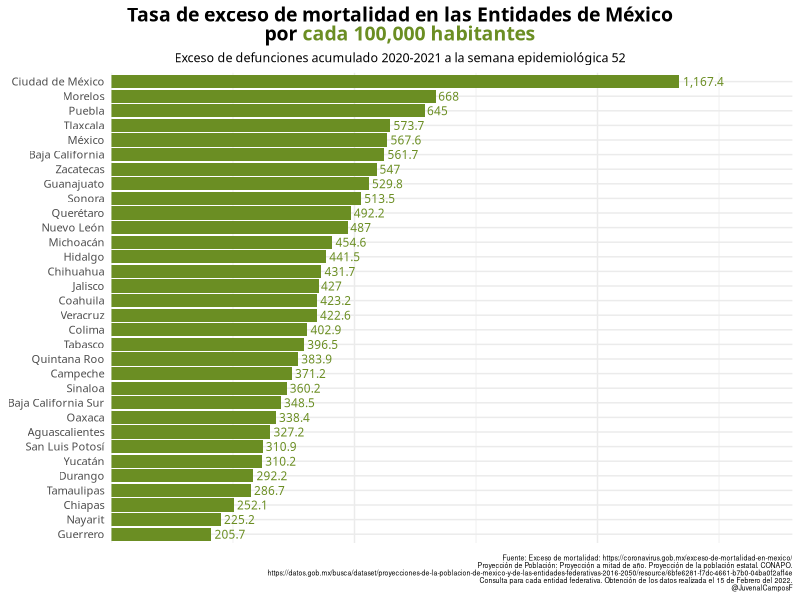
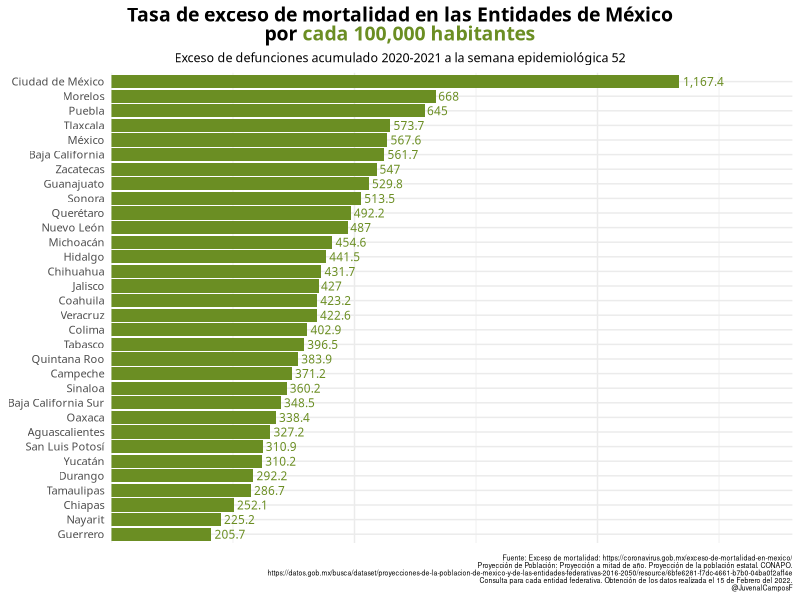

Source code (R) for these figures, in order:
library(tidyverse)

em <- tibble::tribble(
        ~cve_ent,              ~entidad,       ~ent, ~year,  ~valor, ~poblacion,       ~tasa,
            "01",      "Aguascalientes",      "AGS", 2021L,   4755L,   1453452L, 327.1521867,
            "02",     "Baja California",       "BC", 2021L,  20729L,   3690160L, 561.7371604,
            "03", "Baja California Sur",      "BCS", 2021L,   2861L,    821059L, 348.4524255,
            "04",            "Campeche",      "CAM", 2021L,   3775L,   1017011L, 371.1857591,
            "05",            "Coahuila",     "COAH", 2021L,  13802L,   3261259L, 423.2107907,
            "06",              "Colima",      "COL", 2021L,   3212L,    797245L, 402.8874436,
            "07",             "Chiapas",     "CHIS", 2021L,  14654L,   5812375L, 252.1172498,
            "08",           "Chihuahua",     "CHIH", 2021L,  16564L,   3836506L, 431.7470115,
            "09",    "Ciudad de México",     "CDMX", 2021L, 105114L,   9003827L, 1167.436913,
            "10",             "Durango",      "DGO", 2021L,   5506L,   1884622L, 292.1540765,
            "11",          "Guanajuato",      "GTO", 2021L,  33277L,   6280645L, 529.8341174,
            "12",            "Guerrero",      "GRO", 2021L,   7547L,   3668973L, 205.6978888,
            "13",             "Hidalgo",      "HGO", 2021L,  13781L,   3121355L, 441.5069737,
            "14",             "Jalisco",      "JAL", 2021L,  36256L,   8490806L, 427.0030431,
            "15",              "México",      "MEX", 2021L,  99921L,  17603429L, 567.6223649,
            "16",           "Michoacán",     "MICH", 2021L,  22085L,   4857777L, 454.6318203,
            "17",             "Morelos",      "MOR", 2021L,  13795L,   2065014L, 668.0342119,
            "18",             "Nayarit",      "NAY", 2021L,   2942L,   1306145L,  225.242986,
            "19",          "Nuevo León",       "NL", 2021L,  27689L,   5685888L, 486.9775838,
            "20",              "Oaxaca",      "OAX", 2021L,  14097L,   4165619L, 338.4130906,
            "21",              "Puebla",      "PUE", 2021L,  42985L,   6664764L, 644.9590713,
            "22",           "Querétaro",      "QRO", 2021L,  11416L,   2319537L, 492.1671868,
            "23",        "Quintana Roo",     "QROO", 2021L,   6762L,   1761389L, 383.9015686,
            "24",     "San Luis Potosí",      "SLP", 2021L,   8973L,   2885705L, 310.9465451,
            "25",             "Sinaloa",      "SIN", 2021L,  11460L,   3181609L, 360.1951088,
            "26",              "Sonora",      "SON", 2021L,  15975L,   3111119L, 513.4808408,
            "27",             "Tabasco",      "TAB", 2021L,  10307L,   2599658L, 396.4752287,
            "28",          "Tamaulipas",    "TAMPS", 2021L,  10548L,   3679623L, 286.6598018,
            "29",            "Tlaxcala",     "TLAX", 2021L,   8006L,   1395545L, 573.6826831,
            "30",            "Veracruz",      "VER", 2021L,  36299L,   8588469L, 422.6480878,
            "31",             "Yucatán",      "YUC", 2021L,   7084L,   2283943L, 310.1653588,
            "32",           "Zacatecas",      "ZAC", 2021L,   9178L,   1677911L, 546.9896794,
            "00",            "Nacional", "Nacional", 2021L, 667240L, 128972439L, 517.3508427
        ) %>%
  filter(entidad != "Nacional")


em %>%
  arrange(-tasa) %>%
  transmute(entidad,
            rank = rank(-tasa)) %>%
  View()


# Gráfica: ----
em %>%
  ggplot(aes(x = reorder(entidad, tasa),
             y = tasa)) +
  geom_col(fill = "olivedrab") +
  geom_text(aes(label = prettyNum(round(tasa,1), big.mark = ",")),
            hjust = -0.1,
            family = "Mulish",
            size = 3,
            color = "olivedrab") +
  coord_flip() +
  labs(x = NULL, y = NULL, title = "Tasa de exceso de mortalidad en las Entidades de México<br>por <b style = 'color:#6b8e23;'>cada 100,000 habitantes</b>",
       subtitle = "Exceso de defunciones acumulado 2020-2021 a la semana epidemiológica 52",
       caption = "Fuente: Exceso de mortalidad: https://coronavirus.gob.mx/exceso-de-mortalidad-en-mexico/
       Proyección de Población: Proyección a mitad de año. Proyección de la población estatal. CONAPO.
       https://datos.gob.mx/busca/dataset/proyecciones-de-la-poblacion-de-mexico-y-de-las-entidades-federativas-2016-2050/resource/6bfe6281-f7dc-4661-b7b0-04ba0f2aff4e
       Consulta para cada entidad federativa. Obtención de los datos realizada el 15 de Febrero del 2022.\n@JuvenalCamposF") +
  scale_y_continuous(expand = expansion(c(0, 0.2), 0)) +
  theme_bw() +
  theme(axis.text.y = element_text(family = "Mulish", size = 8),
        axis.text.x = element_blank(),
        panel.border = element_blank(),
        axis.line = element_blank(),
        axis.ticks = element_blank(),
        plot.title = ggtext::element_markdown(face = "bold",family = "Mulish", size = 14, hjust = 0.5),
        plot.title.position = "plot",
        plot.subtitle = element_text(family = "Mulish", size = 9, hjust = 0.5),
        plot.caption = element_text(size = 5))



# Guardamos ---------------------------------------------------------------
ggsave("grafica_exceso_mortalidad.png",
       height = 7,
       width = 6,
       dpi = 300,
       device = "png")
